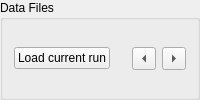
         <widget class="QGroupBox" name="groupBox_2">
          <property name="title">
           <string>Data Files</string>
          </property>
          <layout class="QGridLayout" name="gridLayout_4">
           <item row="0" column="0">
            <layout class="QHBoxLayout" name="horizontalLayout_2">
             <item>
              <widget class="QPushButton" name="loadCurrent">
               <property name="enabled">
                <bool>true</bool>
               </property>
               <property name="sizePolicy">
                <sizepolicy hsizetype="Minimum" vsizetype="Fixed">
                 <horstretch>0</horstretch>
                 <verstretch>0</verstretch>
                </sizepolicy>
               </property>
               <property name="minimumSize">
                <size>
                 <width>0</width>
                 <height>0</height>
                </size>
               </property>
               <property name="maximumSize">
                <size>
                 <width>16777215</width>
                 <height>16777215</height>
                </size>
               </property>
               <property name="toolTip">
                <string>&lt;!DOCTYPE HTML PUBLIC &quot;-//W3C//DTD HTML 4.0//EN&quot; &quot;http://www.w3.org/TR/REC-html40/strict.dtd&quot;&gt;
&lt;html&gt;&lt;head&gt;&lt;meta name=&quot;qrichtext&quot; content=&quot;1&quot; /&gt;&lt;style type=&quot;text/css&quot;&gt;
p, li { white-space: pre-wrap; }
&lt;/style&gt;&lt;/head&gt;&lt;body style=&quot; font-family:'MS Shell Dlg 2'; font-size:8.25pt; font-weight:400; font-style:normal;&quot;&gt;
&lt;p style=&quot; margin-top:0px; margin-bottom:0px; margin-left:0px; margin-right:0px; -qt-block-indent:0; text-indent:0px;&quot;&gt;&lt;span style=&quot; font-size:8pt;&quot;&gt;Load current run for the &lt;/span&gt;&lt;/p&gt;
&lt;p style=&quot; margin-top:0px; margin-bottom:0px; margin-left:0px; margin-right:0px; -qt-block-indent:0; text-indent:0px;&quot;&gt;&lt;span style=&quot; font-size:8pt;&quot;&gt;instrument specified&lt;/span&gt;&lt;/p&gt;
&lt;p style=&quot; margin-top:0px; margin-bottom:0px; margin-left:0px; margin-right:0px; -qt-block-indent:0; text-indent:0px;&quot;&gt;&lt;span style=&quot; font-size:8pt;&quot;&gt;in Instrument.&lt;/span&gt;&lt;/p&gt;&lt;/body&gt;&lt;/html&gt;</string>
               </property>
               <property name="text">
                <string>Load current run</string>
               </property>
              </widget>
             </item>
             <item>
              <layout class="QHBoxLayout" name="fileInputLayout">
               <item>
                <widget class="MantidQt::MantidWidgets::MWRunFiles" name="mwRunFiles" native="true">
                 <property name="sizePolicy">
                  <sizepolicy hsizetype="Expanding" vsizetype="Minimum">
                   <horstretch>0</horstretch>
                   <verstretch>0</verstretch>
                  </sizepolicy>
                 </property>
                 <property name="toolTip">
                  <string>Specify a run number or data file by typing a run number or use 
the Browse button to select</string>
                 </property>
                 <property name="findRunFiles" stdset="0">
                  <bool>true</bool>
                 </property>
                 <property name="label" stdset="0">
                  <string>Load run</string>
                 </property>
                 <property name="multipleFiles" stdset="0">
                  <bool>false</bool>
                 </property>
                </widget>
               </item>
               <item>
                <widget class="QToolButton" name="previousRun">
                 <property name="toolTip">
                  <string>&lt;!DOCTYPE HTML PUBLIC &quot;-//W3C//DTD HTML 4.0//EN&quot; &quot;http://www.w3.org/TR/REC-html40/strict.dtd&quot;&gt;
&lt;html&gt;&lt;head&gt;&lt;meta name=&quot;qrichtext&quot; content=&quot;1&quot; /&gt;&lt;style type=&quot;text/css&quot;&gt;
p, li { white-space: pre-wrap; }
&lt;/style&gt;&lt;/head&gt;&lt;body style=&quot; font-family:'MS Shell Dlg 2'; font-size:8.25pt; font-weight:400; font-style:normal;&quot;&gt;
&lt;p style=&quot; margin-top:0px; margin-bottom:0px; margin-left:0px; margin-right:0px; -qt-block-indent:0; text-indent:0px;&quot;&gt;&lt;span style=&quot; font-size:8pt;&quot;&gt;Clicking this button will open the previous run in a series of runs.&lt;/span&gt;&lt;/p&gt;&lt;/body&gt;&lt;/html&gt;</string>
                 </property>
                 <property name="text">
                  <string>...</string>
                 </property>
                 <property name="arrowType">
                  <enum>Qt::LeftArrow</enum>
                 </property>
                </widget>
               </item>
               <item>
                <widget class="QToolButton" name="nextRun">
                 <property name="toolTip">
                  <string>&lt;!DOCTYPE HTML PUBLIC &quot;-//W3C//DTD HTML 4.0//EN&quot; &quot;http://www.w3.org/TR/REC-html40/strict.dtd&quot;&gt;
&lt;html&gt;&lt;head&gt;&lt;meta name=&quot;qrichtext&quot; content=&quot;1&quot; /&gt;&lt;style type=&quot;text/css&quot;&gt;
p, li { white-space: pre-wrap; }
&lt;/style&gt;&lt;/head&gt;&lt;body style=&quot; font-family:'MS Shell Dlg 2'; font-size:8.25pt; font-weight:400; font-style:normal;&quot;&gt;
&lt;p style=&quot; margin-top:0px; margin-bottom:0px; margin-left:0px; margin-right:0px; -qt-block-indent:0; text-indent:0px;&quot;&gt;&lt;span style=&quot; font-size:8pt;&quot;&gt;Clicking this button will open the next run in a series of runs.&lt;/span&gt;&lt;/p&gt;&lt;/body&gt;&lt;/html&gt;</string>
                 </property>
                 <property name="text">
                  <string>...</string>
                 </property>
                 <property name="arrowType">
                  <enum>Qt::RightArrow</enum>
                 </property>
                </widget>
               </item>
              </layout>
             </item>
            </layout>
           </item>
          </layout>
         </widget>
